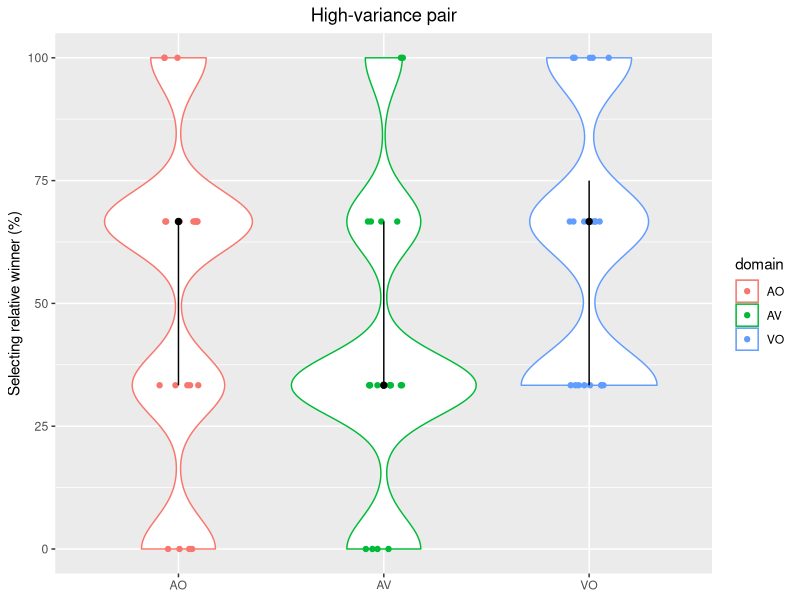
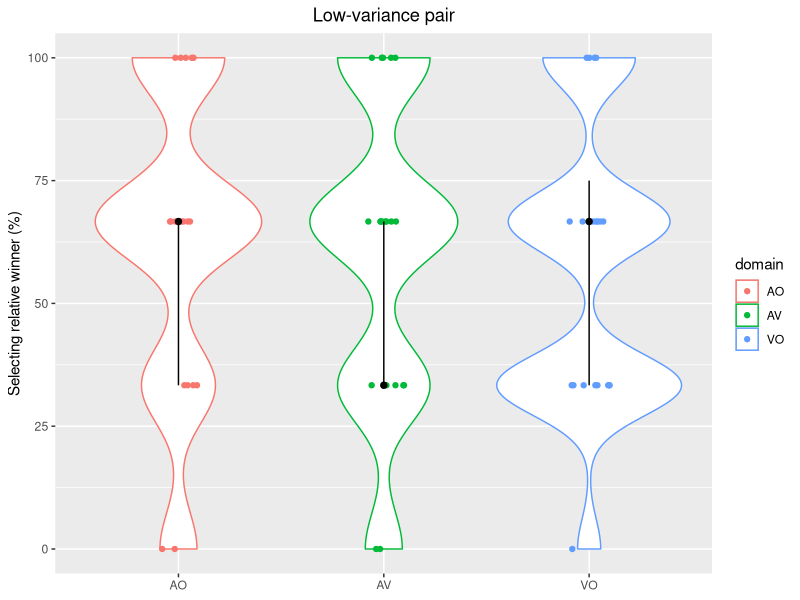
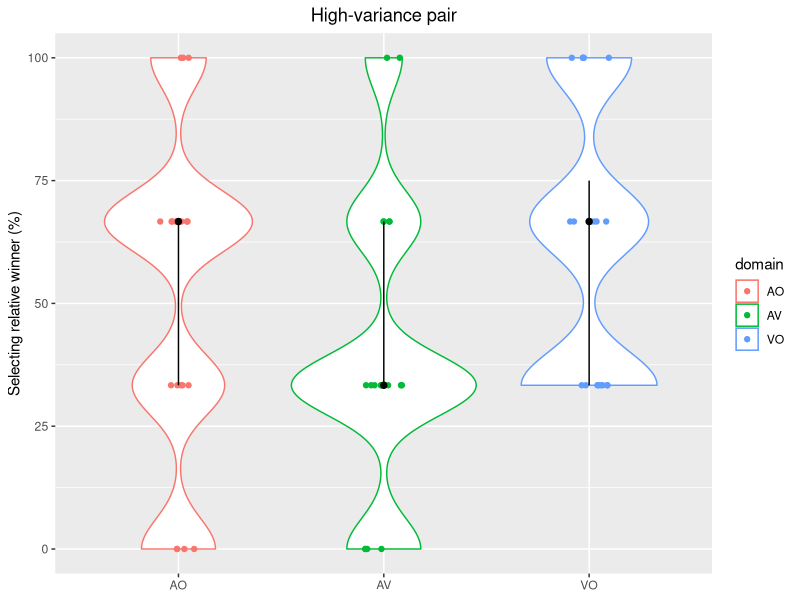
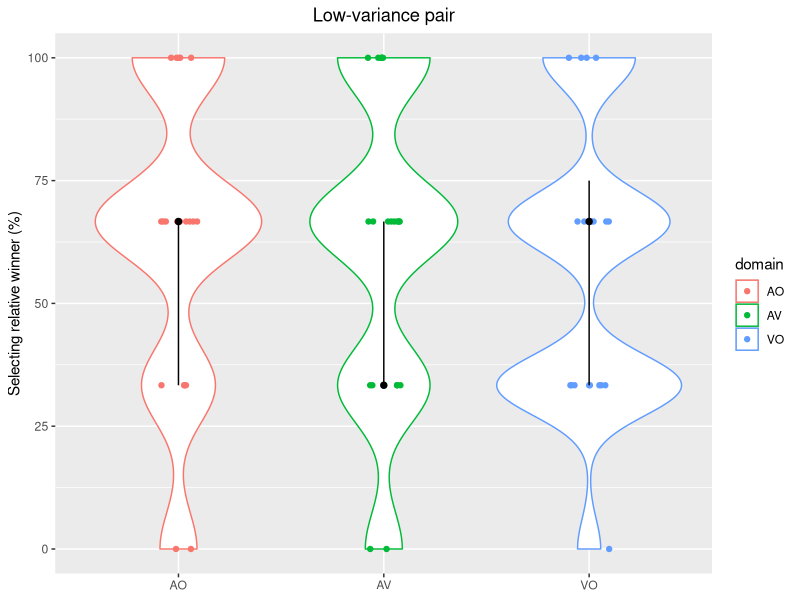

Source code (R) for these figures, in order:
### Load library ###
library(ggplot2)

### Read data ###
R <- read.csv("./data-relative_matching.csv", header = TRUE)

participant_id <- unique(R[, 1])
domain <- unique(R[, 3])

NUMBER_OF_PARTICIPANT <- length(participant_id)
NUMBER_OF_DOMAIN <- length(domain)

### Output data ###
T_df <- data.frame(matrix(NA, nrow = NUMBER_OF_PARTICIPANT*NUMBER_OF_DOMAIN, ncol = 4))
colnames(T_df) <- c("participant_id", "domain", "match_high_var", "match_low_var")

### summarized by participants and domains ###
counter <- 1

for (i in 1:NUMBER_OF_PARTICIPANT) {
  for (j in 1:NUMBER_OF_DOMAIN) {
    idx <- R[, 1] == participant_id[i] & R[, 3] == domain[j]
    T_df[counter, 1] <- participant_id[i]
    T_df[counter, 2] <- domain[j]
    T_df[counter, 3] <- sum(R[idx, 10]) / sum(idx) * 100
    T_df[counter, 4] <- sum(R[idx, 11]) / sum(idx) * 100
    
    counter <- counter + 1
  }
}

### 3-sample test ###
for (i in 1:(NUMBER_OF_DOMAIN - 1)) {
  for (j in (i + 1):NUMBER_OF_DOMAIN) {
    idx_i <- T_df[, 2] == domain[i]
    idx_j <- T_df[, 2] == domain[j]
    
    x <- T_df[idx_i, 3]
    y <- T_df[idx_j, 3]
    pval <- ks.test(x, y)
    cat(paste("2-samples KS test, High-var: ", i, ", ", j, " - ", pval$p.value, "\n", sep = ""))
    
    x <- T_df[idx_i, 4]
    y <- T_df[idx_j, 4]
    pval <- ks.test(x, y)
    cat(paste("2-samples KS test, Low-var : ", i, ", ", j, " - ", pval$p.value, "\n", sep = ""))
  }
}

### plot ###
p <- ggplot(data = T_df, aes(x = domain, y = match_high_var, group = domain, color = domain))
p <- p + geom_violin(trim = TRUE, adjust = 0.5)
p <- p + geom_point(position = position_jitter(w = 0.1, h = 0))
p <- p + stat_summary(mapping = aes(x = domain, y = match_high_var),
                      colour = "black", size = 0.3,
                      fun = median, fun.min = function(z) {quantile(z, 0.25)},
                      fun.max = function(z) {quantile(z, 0.75)})

p <- p + theme(axis.title.x = element_blank(),
               plot.title = element_text(hjust = 0.5))
p <- p + ggtitle("High-variance pair") + ylab("Selecting relative winner (%)")

plot(p)
ggsave('./relative-match_high-var.png', plot = p)

p <- ggplot(data = T_df, aes(x = domain, y = match_low_var, group = domain, color = domain))
p <- p + geom_violin(trim = TRUE, adjust = 0.5)
p <- p + geom_point(position = position_jitter(w = 0.1, h = 0))
p <- p + stat_summary(mapping = aes(x = domain, y = match_high_var),
                      colour = "black", size = 0.3,
                      fun = median, fun.min = function(z) {quantile(z, 0.25)},
                      fun.max = function(z) {quantile(z, 0.75)})

p <- p + theme(axis.title.x = element_blank(),
               plot.title = element_text(hjust = 0.5))
p <- p + ggtitle("Low-variance pair") + ylab("Selecting relative winner (%)")

plot(p)
ggsave('./relative-match_low-var.png', plot = p)

###  ###
print("Correct predictions grouped by the presentation order of the 1st-placed performer")

idx <- R[, 4] == 1
print(c(sum(idx), sum(R[idx, 10]), sum(R[idx, 11])))

idx <- R[, 5] == 1
print(c(sum(idx), sum(R[idx, 10]), sum(R[idx, 11])))

idx <- R[, 6] == 1
print(c(sum(idx), sum(R[idx, 10]), sum(R[idx, 11])))
